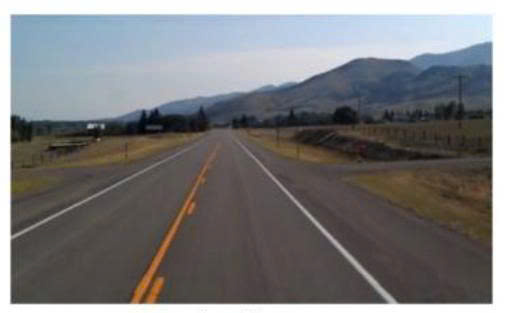
#> input picture test_img.jpg, 507 x 313 px
$ python hough_transform_math_model.py
#> lines starting #> are read from the running program, lines starting #| are printed output that depends on the picture; after the words box and inside, x2 and y2 are one past the last pixel; in counts of white or black regions, pixels touching at a corner belong together
import numpy as np
import matplotlib.pyplot as plt
import cv2

img = cv2.imread('test_img.jpg')  # Change to your image path
#> img is the input picture: shape (313, 507, 3); mean B, G, R 122.4, 120.9, 121.3
gray = cv2.cvtColor(img, cv2.COLOR_BGR2GRAY)
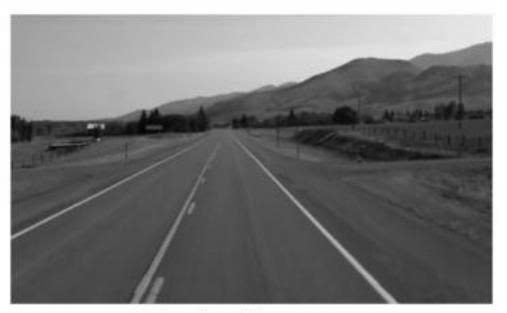
#> gray: shape (313, 507); min 1, max 255, mean 121.2

edges = cv2.Canny(gray, threshold1=100, threshold2=200)
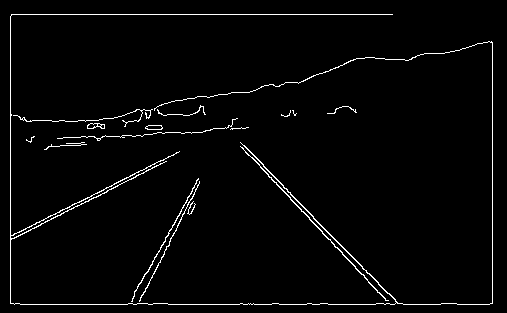
#> edges: shape (313, 507); 2.5% white in thin lines or dots, all inside (x1, y1, x2, y2) = (10, 14, 493, 305)


rows, cols = edges.shape  # Size of the edge image, be equal to original image
#> rows = 313; cols = 507

# Step = 1 degree in default, converted to radian
thetas = np.deg2rad(np.arange(-90, 90, 1))
# Diagonal of the original image
diag_len = int(np.ceil(np.sqrt(rows**2 + cols**2)))
#> diag_len = 596
rhos = np.linspace(-diag_len, diag_len, 2 * diag_len)
#> rhos = 1192 values from -596 to 596

accumulator = np.zeros((2 * diag_len, len(thetas)), dtype=np.uint64)

y_idxs, x_idxs = np.nonzero(edges)  # edge (nonzero) pixel indices
#> y_idxs = 3937 values from 14 to 304; x_idxs = 3937 values, max 492 at index 420, min 10 at index 383, mean 215

for i in range(len(x_idxs)):
    x = x_idxs[i]
    y = y_idxs[i]
    for t_idx in range(len(thetas)):
        theta = thetas[t_idx]
        rho = int(round(x * np.cos(theta) + y * np.sin(theta))) + diag_len
        accumulator[rho, t_idx] += 1
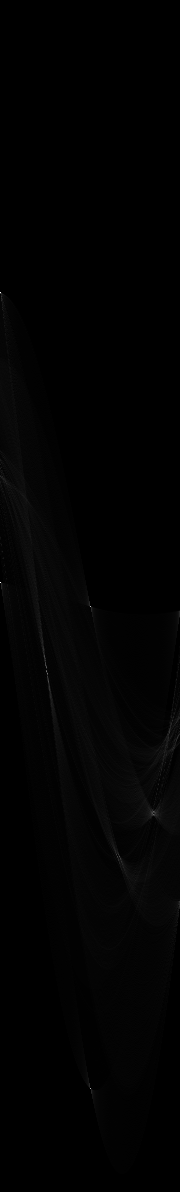
#> accumulator: shape (1192, 180) uint64; min 0, max 382, mean 3.3; drawn with min black and max white


# Find indices of peaks in accumulator for detected lines:
# choose threshold value experimentally
lines_idxs = np.argwhere(accumulator > 100)
#> lines_idxs = 19 rows, first 8: [292, 0], [293, 0], [582, 0], [606, 90], [656, 44], [663, 45], [664, 45], [665, 45]

# Save (rho, theta)
lines = []
for line_idx in lines_idxs:
    rho_idx, theta_idx = line_idx
    rho = rho_idx - diag_len
    theta = thetas[theta_idx]
    lines.append((rho, theta))
#> this loop made 19 passes
#> (rho_idx, theta_idx, rho, theta) on passes 1 to 12: (292, 0, -304, -1.57), (293, 0, -303, -1.57), (582, 0, -14, -1.57), (606, 90, 10, 0), (656, 44, 60, -0.803), (663, 45, 67, -0.785), (664, 45, 68, -0.785), (665, 45, 69, -0.785), (666, 46, 70, -0.768), (667, 46, 71, -0.768), (670, 46, 74, -0.768), (671, 46, 75, -0.768)
#> after the loop, lines = [(-304, -1.57), (-303, -1.57), (-14, -1.57), (10, 0), (60, -0.803), (67, -0.785), (68, -0.785), (69, -0.785), (70, -0.768), (71, -0.768), (74, -0.768), (75, -0.768), (77, -0.75), (85, -0.733), (215, 1.1), (217, 1.08), (218, 1.1), (260, 0.506), (492, 0)]


for rho, theta in lines:
    a = np.cos(theta)
    b = np.sin(theta)
    x0 = a * rho
    y0 = b * rho
    x1 = int(x0 + 1000 * (-b))
    y1 = int(y0 + 1000 * (a))
    x2 = int(x0 - 1000 * (-b))
    y2 = int(y0 - 1000 * (a))
    cv2.line(img, (x1, y1), (x2, y2), (0, 0, 255), 2)
#> this loop made 19 passes
#> (rho, theta, a, b, x0, y0, x1, y1) on passes 1 to 12: (-304, -1.57, 6.12e-17, -1, -1.86e-14, 304, 1000, 304), (-303, -1.57, 6.12e-17, -1, -1.86e-14, 303, 1000, 303), (-14, -1.57, 6.12e-17, -1, -8.57e-16, 14, 1000, 14), (10, 0, 1, 0, 10, 0, 10, 1000), (60, -0.803, 0.695, -0.719, 41.68, -43.16, 761, 651), (67, -0.785, 0.707, -0.707, 47.38, -47.38, 754, 659), (68, -0.785, 0.707, -0.707, 48.08, -48.08, 755, 659), (69, -0.785, 0.707, -0.707, 48.79, -48.79, 755, 658), (70, -0.768, 0.719, -0.695, 50.35, -48.63, 745, 670), (71, -0.768, 0.719, -0.695, 51.07, -49.32, 745, 670), (74, -0.768, 0.719, -0.695, 53.23, -51.4, 747, 667), (75, -0.768, 0.719, -0.695, 53.95, -52.1, 748, 667)
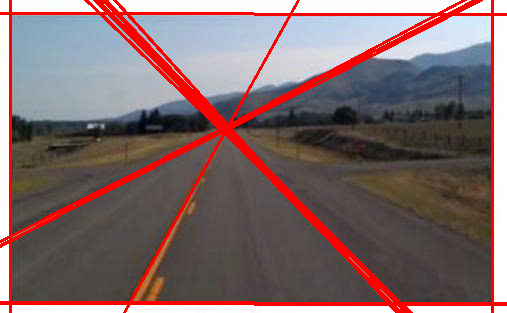
#> img: shape (313, 507, 3); 9.35% of pixels changed, all inside (x1, y1, x2, y2) = (0, 0, 507, 313)

plt.imshow(cv2.cvtColor(img, cv2.COLOR_BGR2RGB))
plt.title('Detected Lines')
plt.show()

# [5 lines of commented-out code are left out]
